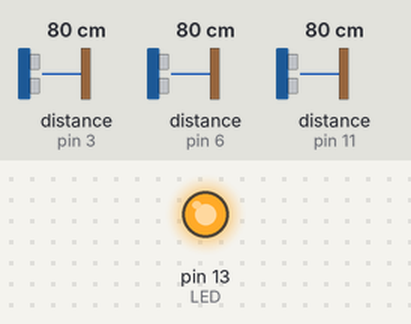
Bench run of a sketch on a simulated Arduino Uno, built with avr-gcc and run on an emulated ATmega328P. Parts: output pins drawn as LEDs (lit = HIGH). Wiring (inferred from the names in the program): 3 × ultrasonic range finder: trigger pin 2, echo pin 3 / trigger pin 5, echo pin 6 / trigger pin 10, echo pin 11. The inputs (shaded band) are chosen by the test bench; at power-on: distance to the obstacle (sensors on pin 3, pin 6, pin 11) 80 cm. The echo pulse lasts 58.3 µs per cm; pins used as bus, display or sensor lines are not drawn; what the sketch prints to the serial monitor is not drawn.

Above: at 0.1 s.
Timing chart, 0 to 1.6 s (numbered marks = the images above):
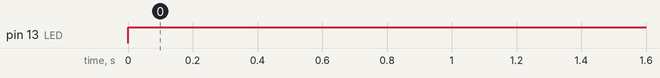

The sketch:

HC-S04-sensor-demo.ino
```cpp
//sudo chmod a+rw /dev/ttyACM0

#define LED 13

short trigPin1 = 10;
short echoPin1 = 11;

short trigPin2 = 5;
short echoPin2 = 6;

short trigPin3 = 2;
short echoPin3 = 3;


void setup()
{
  Serial.begin (9600);

  pinMode(LED, OUTPUT);

  pinMode(trigPin1, OUTPUT);
  pinMode(echoPin1, INPUT);

  pinMode(trigPin2, OUTPUT);
  pinMode(echoPin2, INPUT);

  pinMode(trigPin3, OUTPUT);
  pinMode(echoPin3, INPUT);
}

void loop()
{
  long duration1, distance1;

  digitalWrite(LED, HIGH);

  digitalWrite(trigPin1, LOW);  // Added this line
  delayMicroseconds(2); // Added this line

  digitalWrite(trigPin1, HIGH);
  delayMicroseconds(10); // Added this line

  digitalWrite(trigPin1, LOW);

  duration1 = pulseIn(echoPin1, HIGH);

  distance1 = (duration1/2) / 29.1;

   if (distance1 >= 50000 || distance1 <= 0)
   {
    Serial.println("Out of range Sensor 1");
   }

   else
   {
    Serial.println ( "Sensor1  ");
    Serial.println ( distance1);
    Serial.println("cm");
   }
  delay(1000);
long duration2, distance2;
  digitalWrite(trigPin2, LOW);  // Added this line
  delayMicroseconds(2); // Added this line
  digitalWrite(trigPin2, HIGH);
  delayMicroseconds(10); // Added this line
  digitalWrite(trigPin2, LOW);
  duration2 =  pulseIn(echoPin2, HIGH);
  distance2 = (duration2/2) / 29.1;

   if (distance2 >= 500 || distance2 <= 0){
    Serial.println("Out of range Sensor 2");
  }
  else {
    Serial.print("Sensor2  ");
    Serial.print(distance2);
    Serial.println("cm");
  }
  delay(1000);
  long duration3, distance3;
  digitalWrite(trigPin3, LOW);  // Added this line
  delayMicroseconds(2); // Added this line
  digitalWrite(trigPin3, HIGH);
  delayMicroseconds(10); // Added this line
  digitalWrite(trigPin3, LOW);
  duration3 = pulseIn(echoPin3, HIGH);
  distance3= (duration3/2) / 29.1;

   if (distance3 >= 500 || distance3 <= 0){
    Serial.println("Out of range Sensor 3");
  }
  else {
    Serial.print("Sensor3  ");
    Serial.print(distance3);
    Serial.println("cm");
  }
  delay(1000);
}
//  long duration4, distance4;
//  digitalWrite(trigPin4, LOW);  // Added this line
//  delayMicroseconds(2); // Added this line
//  digitalWrite(trigPin4, HIGH);
//  delayMicroseconds(10); // Added this line
//  digitalWrite(trigPin4, LOW);
//  duration4 = pulseIn(echoPin4, HIGH);
//  distance4= (duration4/2) / 29.1;
//
//   if (distance4 >= 500 || distance4 <= 0){
//    Serial.print("Sensor4  ");
//    Serial.print(distance3);
//    Serial.println("cm");
//  }
//  else {
//    Serial.print("Sensor4  ");
//    Serial.print(distance4);
//    Serial.print("cm");
//  }
//  delay(1000);
//
//
//  long duration5, distance5;
//  digitalWrite(trigPin5, LOW);  // Added this line
//  delayMicroseconds(2); // Added this line
//  digitalWrite(trigPin5, HIGH);
//  delayMicroseconds(10); // Added this line
//  digitalWrite(trigPin5, LOW);
//  duration5 = pulseIn(echoPin5, HIGH);
//  distance5= (duration5/2) / 29.1;
//
//   if (distance5 >= 500 || distance5 <= 0){
//    Serial.println("Out of range");
//  }
//  else {
//    Serial.print("Sensor5  ");
//    Serial.print(distance5);
//    Serial.println("cm");
//  }
//  delay(1000);
//
//}
```

Measured:
- by itself, pin 13 (LED): LOW → HIGH at 0.00 s
